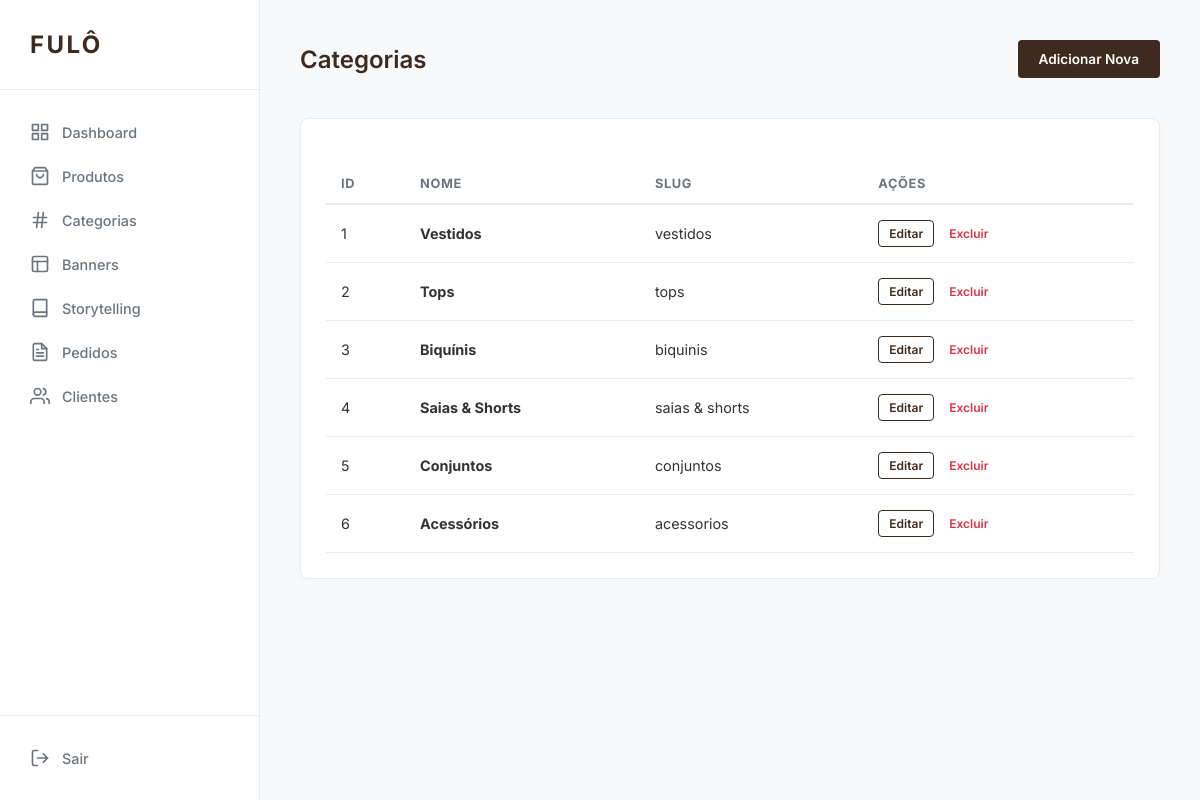
The app's page /admin/categories (signed in) with its own data.
### app/models/product.py (models this page shows, shortened)
class Category(db.Model, TimestampMixin):
    __tablename__ = 'categories'
    id = db.Column(db.Integer, primary_key=True)
    name = db.Column(db.String(50), nullable=False, unique=True)
    slug = db.Column(db.String(60), unique=True)
    description = db.Column(db.Text)
    products = db.relationship('Product', backref='category_rel', lazy=True)

### app/routes/admin.py (the view)
@admin_bp.route('/categories')
@login_required
@admin_required
def categories():
    all_categories = Category.query.all()
    return render_template('admin/categories/index.html', categories=all_categories)

### app/routes/admin.py (called while the page is built)
def admin_required(f):
    @wraps(f)
    def decorated_function(*args, **kwargs):
        if not current_user.is_authenticated or not current_user.is_admin:
            flash('Acesso restrito a administradores.', 'danger')
            return redirect(url_for('auth.login'))
        return f(*args, **kwargs)
    return decorated_function

### app/services/cart_service.py (called while the page is built, shortened)
    @staticmethod
    def get_cart_data(user=None):
        items_data = []
        total = 0
        if user and user.is_authenticated:
            cart = Cart.query.filter_by(user_id=user.id).first()
            if cart:
                for item in cart.items:
                    product = item.product
                    subtotal = product.price * item.quantity
                    items_data.append({
                        'product_id': product.id,
                        'name': product.name,
                        'price': float(product.price),
                        'quantity': item.quantity,
                        'image_url': product.image_url,
                        'subtotal': float(subtotal)
                    })
                    total += subtotal
        return items_data, float(total)

### templates/admin/categories/index.html (shortened to what this page needs)
{% extends "admin/base_admin.html" %}
{% block content %}
<div class="header-actions">
    <h2>Categorias</h2>
    <a href="{{ url_for('admin.category_add') }}" class="btn btn-primary">Adicionar Nova</a>
</div>
<div class="card">
    <table>
        <thead>
            <tr>
                <th>ID</th>
                <th>Nome</th>
                <th>Slug</th>
                <th>Ações</th>
            </tr>
        </thead>
        <tbody>
            {% for cat in categories %}
            <tr>
                <td>{{ cat.id }}</td>
                <td><strong>{{ cat.name }}</strong></td>
                <td>{{ cat.slug }}</td>
                <td>
                    <a href="{{ url_for('admin.category_edit', id=cat.id) }}" class="btn btn-outline" style="padding: 5px 10px; font-size: 0.75rem;">Editar</a>
                    <a href="{{ url_for('admin.category_delete', id=cat.id) }}" class="btn btn-danger" onclick="return confirm('Tem certeza? Isso pode afetar produtos vinculados.')" style="padding: 5px 10px; font-size: 0.75rem;">Excluir</a>
                </td>
            </tr>
            {% endfor %}
        </tbody>
    </table>
</div>
{% endblock %}

### templates/admin/base_admin.html (style rules this page uses)
:root { --primary: #3d2b1f; --bg: #f8f9fa; --sidebar: #ffffff; --text: #333333; --muted: #6c757d; --border: #e9ecef; --white: #ffffff; --success: #28a745; --danger: #dc3545; --info: #17a2b8; }
* { margin: 0; padding: 0; box-sizing: border-box; }
body { font-family: 'Inter', sans-serif; background: var(--bg); color: var(--text); display: flex; min-height: 100vh; }
.header-actions { display: flex; justify-content: space-between; align-items: center; margin-bottom: 40px; }
h2 { font-weight: 600; color: var(--primary); }
.card { background: var(--white); border-radius: 8px; padding: 25px; box-shadow: 0 2px 10px rgba(0,0,0,0.02); border: 1px solid var(--border); margin-bottom: 30px; }
table { width: 100%; border-collapse: collapse; margin-top: 20px; }
th { text-align: left; padding: 12px 15px; border-bottom: 2px solid var(--border); color: var(--muted); font-size: 0.8rem; text-transform: uppercase; letter-spacing: 0.05em; }
td { padding: 15px; border-bottom: 1px solid var(--border); font-size: 0.9rem; }
.btn { display: inline-block; padding: 10px 20px; border-radius: 4px; text-decoration: none; font-size: 0.85rem; font-weight: 600; cursor: pointer; border: 1px solid transparent; transition: all 0.2s; }
.btn-primary { background: var(--primary); color: #fff; }
.btn-outline { border-color: var(--primary); color: var(--primary); }
.btn-danger { color: var(--danger); }

### records on screen
Category: id "1", name "Vestidos", slug "vestidos"
Category: id "2", name "Tops", slug "tops"
Category: id "3", name "Biquínis", slug "biquinis"
Category: id "4", name "Saias & Shorts", slug "saias & shorts"
Category: id "5", name "Conjuntos", slug "conjuntos"
Category: id "6", name "Acessórios", slug "acessorios"
